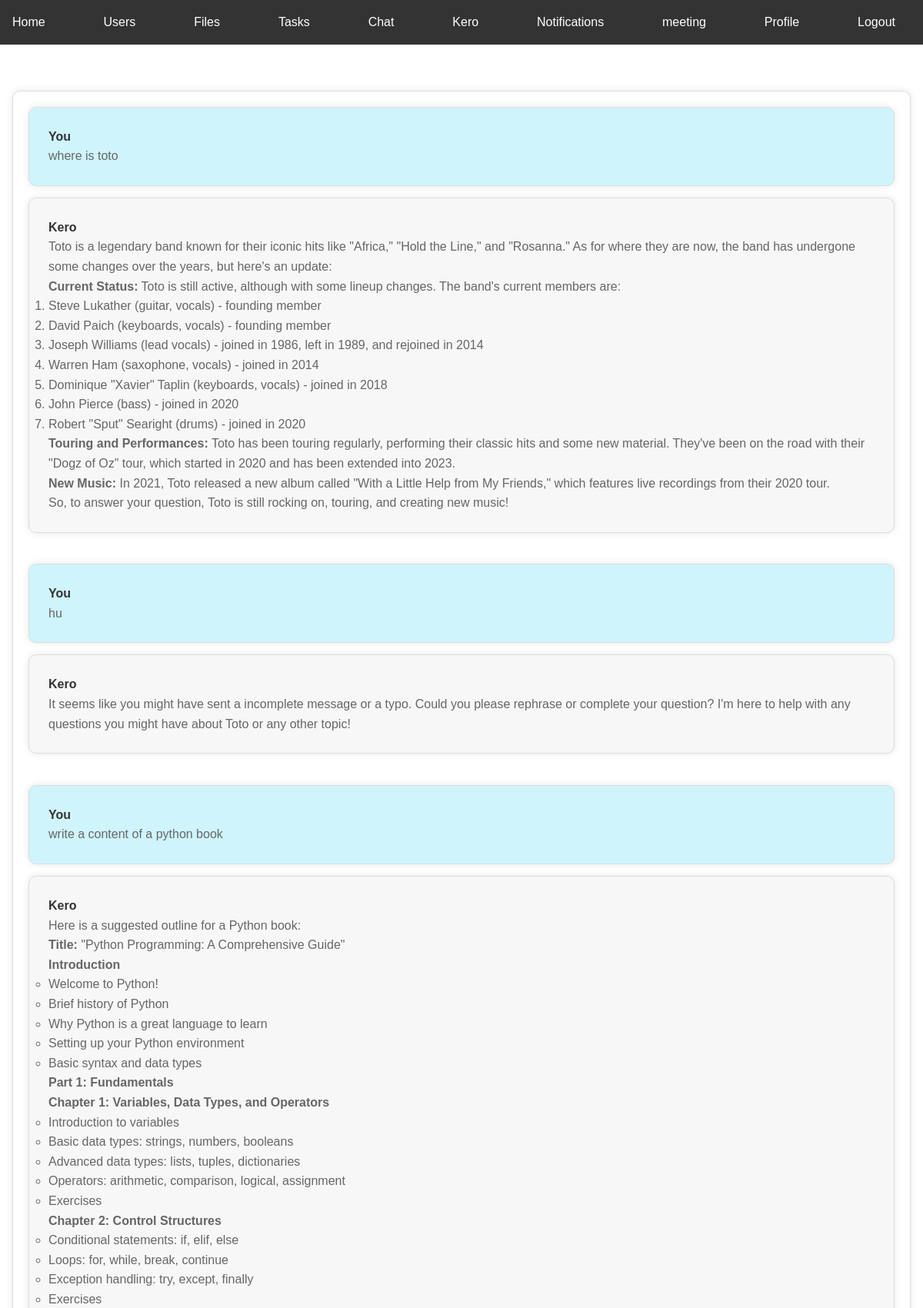
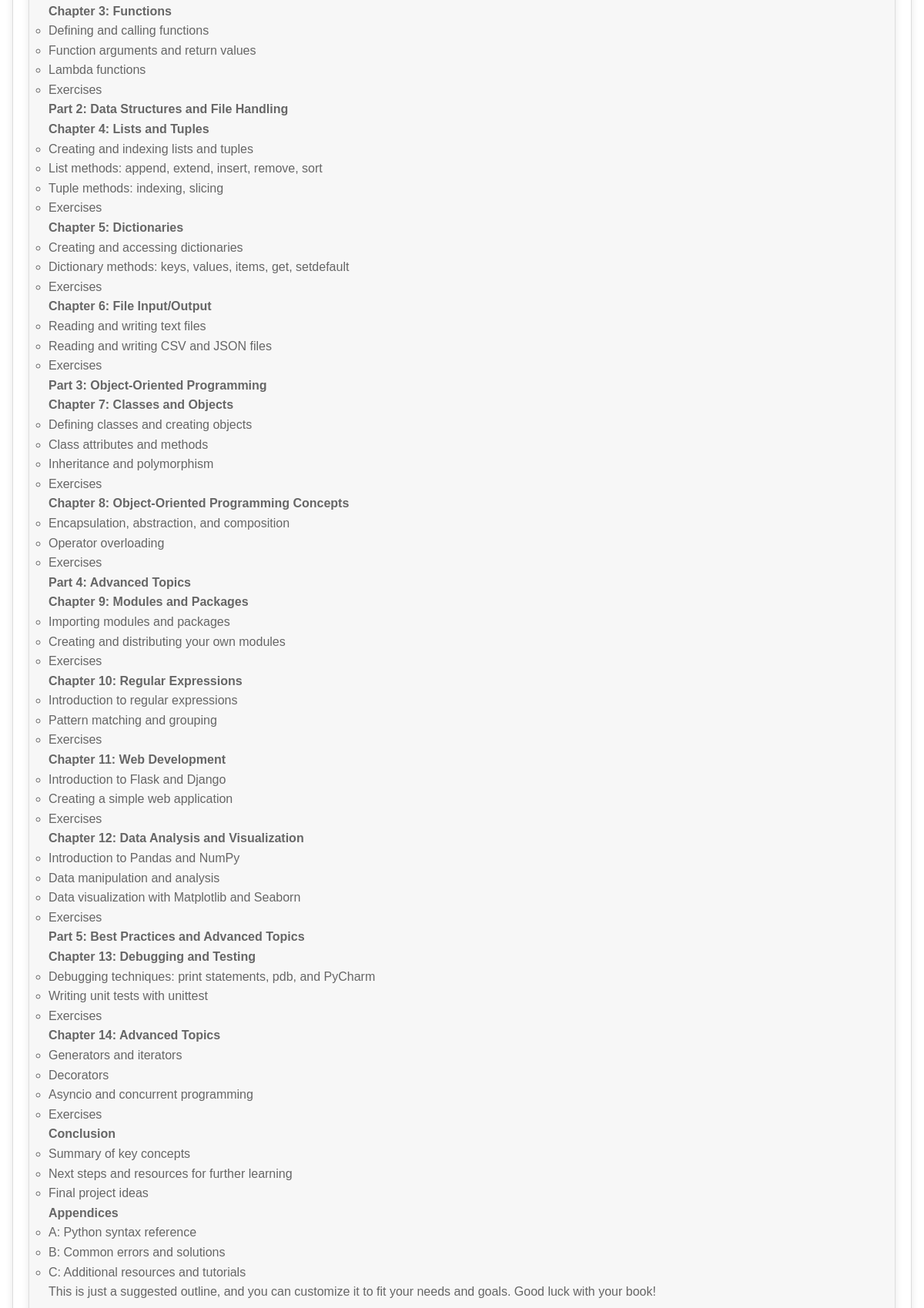
The page /ai/ (signed in, upper part) on the database its author committed (2 pictures, top to bottom).
### ai/models.py (models this page shows, shortened)
class Chat(models.Model):
    user = models.ForeignKey(User, on_delete=models.CASCADE)
    message = models.TextField()
    response = models.TextField()
    created_at = models.DateTimeField(auto_now_add=True)

### ai/views.py (the view, shortened to what this page needs)
# urls.py: path('',kero,name='ai'),
def kero(request):
    if not request.user.is_authenticated:
        messages.warning(request, "Login & Try Again")
        return redirect('login')
    chats = Chat.objects.filter(user=request.user)
    return render(request, 'kero.html', {'chats': chats})

### ai/templates/kero.html (shortened to what this page needs)
<!DOCTYPE html>
<html lang="en">
<head>
</head>
<body>
    <header class="header">
        <nav class="navbar">
            <div class="container">
                <ul class="nav-list">
                    {% if request.user.is_authenticated and request.user.is_ceo %}
                    <li><a href="{% url 'ceoindex' %}">Home</a></li>
                    <li><a href="{% url 'signup' %}">Users</a></li>
                    <li><a href="{% url 'file_list' %}">Files</a></li>
                    <li><a href="{% url 'asignTask' %}">Tasks</a></li>
                    <li><a href="{% url 'user_list' %}">Chat</a></li>
                    <li><a href="{% url 'ai' %}">Kero</a></li>
                    <li><a href="{% url 'notifications' %}">Notifications</a></li>
                    <li><a href="{% url 'videosetup' %}">meeting</a></li>
                    <li><a href="{% url 'ceo_profile' %}">Profile</a></li>
                    <li><a href="{% url 'logout' %}">Logout</a></li>
                    {% endif %}
                </ul>
            </div>
        </nav>
    </header>
    <br>
    <div class="chat-container">
        <div class="messages-box">
            <ul class="messages-list">
                {% for chat in chats %}
                {% if chat.user == request.user %}
                <li class="message sent">
                    <div class="message-text">
                        <div class="message-sender">
                            <b>You</b>
                        </div>
                        <div class="message-content">
                            {{ chat.message }}
                        </div>
                    </div>
                </li>
                <li class="message received">
                    <div class="message-text">
                        <div class="message-sender">
                            <b>Kero</b>
                        </div>
                        <div class="message-content">
                            {{ chat.response|safe }}
                        </div>
                    </div>
                </li>
                <br>
                {% endif %}
                {% endfor %}
            </ul>
            <br>
        </div>
        <br>
    </div>
</body>
</html>

### ai/templates/kero.html (style rules this page uses)
* { box-sizing: border-box; margin: 0; padding: 0; }
body { font-family: Arial, sans-serif; line-height: 1.6; color: #333; padding-top: 60px; }
.header { background-color: #333; color: #fff; padding: 1rem; text-align: center; position: fixed; top: 0; left: 0; width: 100%; z-index: 1000; }
.navbar { max-width: 1200px; margin: 0 auto; }
.nav-list { list-style: none; margin: 0; padding: 0; display: flex; justify-content: space-between; }
.nav-list li { margin-right: 20px; }
.nav-list a { color: #fff; text-decoration: none; transition: color 0.2s ease; }
.chat-container { max-width: 1200px; margin: 0 auto; padding: 2rem 1rem; }
.messages-box { height: calc(100vh - 56px); overflow-y: auto; padding: 20px; border: 1px solid #ddd; border-radius: 10px; box-shadow: 0 0 10px rgba(0, 0, 0, 0.1); }
.messages-list { padding-left: 0; list-style: none; }
.message { margin-bottom: 15px; padding: 15px; border-radius: 10px; border: 1px solid #ddd; box-shadow: 0 0 10px rgba(0, 0, 0, 0.1); }
.sent { background-color: #cff4fc; align-self: flex-end; }
.received { background-color: #f7f7f7; align-self: flex-start; }
.message-text { padding: 10px; border-radius: 10px; }
.message-sender { font-weight: bold; color: #333; }
.message-content { color: #666; }

### rows shown on the page
Chat: message "where is toto", response "Toto is a legendary band known for their iconic hits like \"Africa,\" \"Hold the Line,\" and \"Rosanna.\" As for where they are now, the band has undergone some changes over the years, but here's an update: Current Status: Toto is still active, although with some lineup changes. The band's current members are: Steve Lukather (guitar, vocals) - founding member David Paich (keyboards, vocals) - founding member Joseph Williams (lead vocals) - joined in 1986, left in 1989, and rejoined in 2014 Warren Ham (saxophone, vocals) - joined in 2014 Dominique \"Xavier\" Taplin (keyboards, vocals) - joined in 2018 John Pierce (bass) - joined in 2020 Robert \"Sput\" Searight (drums) - joined in 2020 Touring and…"
Chat: message "hu", response "It seems like you might have sent a incomplete message or a typo. Could you please rephrase or complete your question? I'm here to help with any questions you might have about Toto or any other topic!"
Chat: message "write a content of a python book", response "Here is a suggested outline for a Python book: Title: \"Python Programming: A Comprehensive Guide\" Introduction Welcome to Python! Brief history of Python Why Python is a great language to learn Setting up your Python environment Basic syntax and data types Part 1: Fundamentals Chapter 1: Variables, Data Types, and Operators Introduction to variables Basic data types: strings, numbers, booleans Advanced data types: lists, tuples, dictionaries Operators: arithmetic, comparison, logical, assignment Exercises Chapter 2: Control Structures Conditional statements: if, elif, else Loops: for, while, break, continue Exception handling: try, except, finally Exercises Chapter 3: Functions Defining and…"
